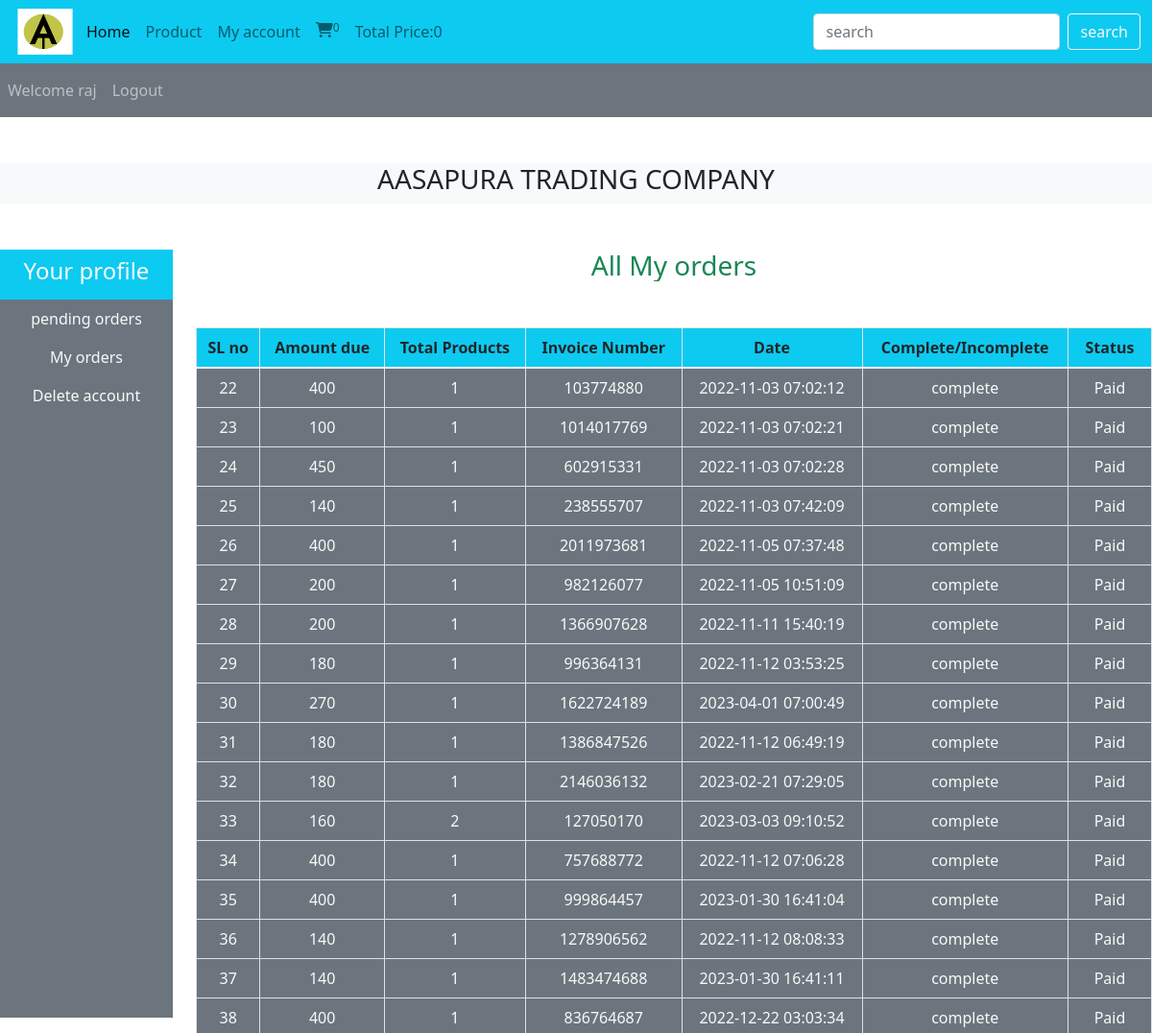
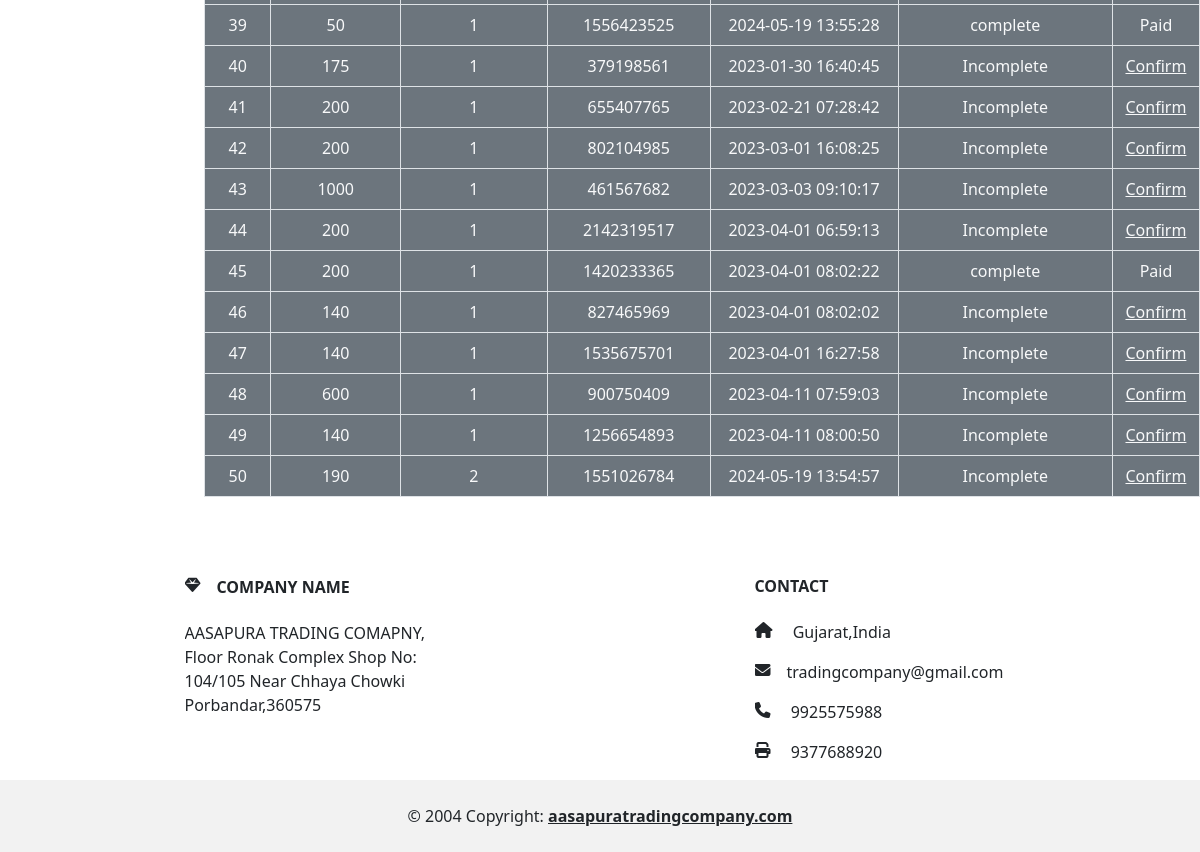
The page /users_area/profile.php?my_orders (signed in) on the database its author committed (2 pictures, top to bottom).
### tables this page shows
CREATE TABLE `user_orders` (
  `order_id` int(11) NOT NULL,
  `user_id` int(11) NOT NULL,
  `amount_due` int(255) NOT NULL,
  `invoice_number` int(255) NOT NULL,
  `total_products` int(255) NOT NULL,
  `order_date` timestamp NOT NULL DEFAULT current_timestamp() ON UPDATE current_timestamp(),
  `order_status` varchar(255) NOT NULL
);

### users_area/user_orders.php (the view, shortened to what this page needs)
<!DOCTYPE html>
<html lang="en">
<head>
</head>
<body>
    <?php
    $username=$_SESSION['username'];
    $get_user="select * from `user_table` where username='$username'";
    $result=mysqli_query($con,$get_user);
    $row_fetch=mysqli_fetch_assoc($result);
    $user_id=$row_fetch['user_id'];
    ?>
    <h3 class="text-success">All My orders</h3>
    <table class="table table-bordered mt-5">
    <thead class="bg-info">
        <tr>
            <th>SL no</th>
            <th>Amount due</th>
            <th>Total Products</th>
            <th>Invoice Number</th>
            <th>Date</th>
            <th>Complete/Incomplete</th>
            <th>Status</th>
        </tr>
    </thead>
    <tbody class="bg-secondary text-light">
        <?php
        $get_order_details="select * from `user_orders` where user_id='$user_id'";
        $result_orders=mysqli_query($con,$get_order_details);
        while($row_orders=mysqli_fetch_assoc($result_orders)){
            $order_id=$row_orders['order_id'];
            $amount_due=$row_orders['amount_due'];
            $total_products=$row_orders['total_products'];
            $invoice_number=$row_orders['invoice_number'];
            $order_status=$row_orders['order_status'];
            if($order_status=='pending'){
                $order_status='Incomplete';
            }
            else{
                $order_status='complete';
            }
            $order_date=$row_orders['order_date'];
            echo "    <tr>
            <td>$order_id</td>
            <td>$amount_due</td>
            <td>$total_products</td>
            <td>$invoice_number</td>
            <td>$order_date</td>
            <td>$order_status</td>";
            ?>
            <?php
            if($order_status=='complete'){
                echo "<td>Paid</td>";
            }
            else{
                echo "<td><a href='confirm_payment.php?order_id=$order_id' class='text-light'>Confirm</a></td>
                </tr>";
            }
        }
        ?>
    </tbody>
    </table>
</body>
</html>

### h.css (style rules this page uses)
* { margin: 0; padding: 0; box-sizing: border-box; overflow-x: hidden; }

### users_area/profile.php (style rules this page uses)
body { overflow-x:hidden; }

### rows shown on the page
user_orders: order_id "22", amount_due "400", total_products "1", invoice_number "103774880", order_date "2022-11-03 07:02:12", order_status "complete", shows "Paid"
user_orders: order_id "23", amount_due "100", total_products "1", invoice_number "1014017769", order_date "2022-11-03 07:02:21", order_status "complete", shows "Paid"
user_orders: order_id "24", amount_due "450", total_products "1", invoice_number "602915331", order_date "2022-11-03 07:02:28", order_status "complete", shows "Paid"
user_orders: order_id "25", amount_due "140", total_products "1", invoice_number "238555707", order_date "2022-11-03 07:42:09", order_status "complete", shows "Paid"
user_orders: order_id "26", amount_due "400", total_products "1", invoice_number "2011973681", order_date "2022-11-05 07:37:48", order_status "complete", shows "Paid"
user_orders: order_id "27", amount_due "200", total_products "1", invoice_number "982126077", order_date "2022-11-05 10:51:09", order_status "complete", shows "Paid"
user_orders: order_id "28", amount_due "200", total_products "1", invoice_number "1366907628", order_date "2022-11-11 15:40:19", order_status "complete", shows "Paid"
user_orders: order_id "29", amount_due "180", total_products "1", invoice_number "996364131", order_date "2022-11-12 03:53:25", order_status "complete", shows "Paid"
user_orders: order_id "30", amount_due "270", total_products "1", invoice_number "1622724189", order_date "2023-04-01 07:00:49", order_status "complete", shows "Paid"
user_orders: order_id "31", amount_due "180", total_products "1", invoice_number "1386847526", order_date "2022-11-12 06:49:19", order_status "complete", shows "Paid"
user_orders: order_id "32", amount_due "180", total_products "1", invoice_number "2146036132", order_date "2023-02-21 07:29:05", order_status "complete", shows "Paid"
user_orders: order_id "33", amount_due "160", total_products "2", invoice_number "127050170", order_date "2023-03-03 09:10:52", order_status "complete", shows "Paid"
user_orders: order_id "34", amount_due "400", total_products "1", invoice_number "757688772", order_date "2022-11-12 07:06:28", order_status "complete", shows "Paid"
user_orders: order_id "35", amount_due "400", total_products "1", invoice_number "999864457", order_date "2023-01-30 16:41:04", order_status "complete", shows "Paid"
user_orders: order_id "36", amount_due "140", total_products "1", invoice_number "1278906562", order_date "2022-11-12 08:08:33", order_status "complete", shows "Paid"
user_orders: order_id "37", amount_due "140", total_products "1", invoice_number "1483474688", order_date "2023-01-30 16:41:11", order_status "complete", shows "Paid"
user_orders: order_id "38", amount_due "400", total_products "1", invoice_number "836764687", order_date "2022-12-22 03:03:34", order_status "complete", shows "Paid"
user_orders: order_id "39", amount_due "50", total_products "1", invoice_number "1556423525", order_date "2024-05-19 13:55:28", order_status "complete", shows "Paid"
user_orders: order_id "40", amount_due "175", total_products "1", invoice_number "379198561", order_date "2023-01-30 16:40:45", order_status "Incomplete"
user_orders: order_id "41", amount_due "200", total_products "1", invoice_number "655407765", order_date "2023-02-21 07:28:42", order_status "Incomplete"
user_orders: order_id "42", amount_due "200", total_products "1", invoice_number "802104985", order_date "2023-03-01 16:08:25", order_status "Incomplete"
user_orders: order_id "43", amount_due "1000", total_products "1", invoice_number "461567682", order_date "2023-03-03 09:10:17", order_status "Incomplete"
user_orders: order_id "44", amount_due "200", total_products "1", invoice_number "2142319517", order_date "2023-04-01 06:59:13", order_status "Incomplete"
user_orders: order_id "45", amount_due "200", total_products "1", invoice_number "1420233365", order_date "2023-04-01 08:02:22", order_status "complete", shows "Paid"
user_orders: order_id "46", amount_due "140", total_products "1", invoice_number "827465969", order_date "2023-04-01 08:02:02", order_status "Incomplete"
user_orders: order_id "47", amount_due "140", total_products "1", invoice_number "1535675701", order_date "2023-04-01 16:27:58", order_status "Incomplete"
user_orders: order_id "48", amount_due "600", total_products "1", invoice_number "900750409", order_date "2023-04-11 07:59:03", order_status "Incomplete"
user_orders: order_id "49", amount_due "140", total_products "1", invoice_number "1256654893", order_date "2023-04-11 08:00:50", order_status "Incomplete"
user_orders: order_id "50", amount_due "190", total_products "2", invoice_number "1551026784", order_date "2024-05-19 13:54:57", order_status "Incomplete"

### other values the page prints
$count_cart_items "0"
$total_price "0"
$_SESSION['username'] "raj"
